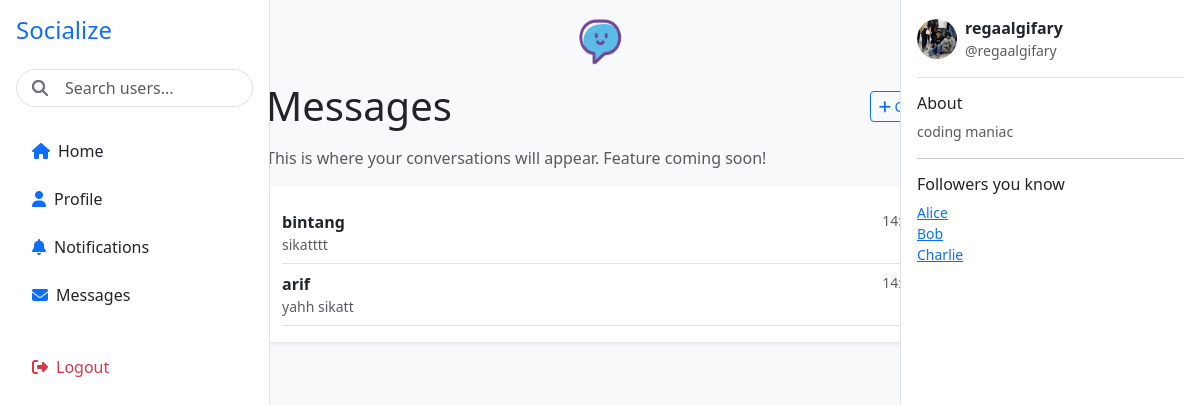
Screenshot of /messages.php (signed in) with the database file from the repository.
### tables this page shows
CREATE TABLE `users` (
  `id_user` int(26) NOT NULL,
  `username` text NOT NULL,
  `password` text NOT NULL,
  `email` text NOT NULL,
  `description` text DEFAULT NULL,
  `profile_pic` varchar(255) DEFAULT NULL,
  `banner_pic` varchar(255) DEFAULT NULL
);

### messages.php (the view, shortened to what this page needs)
<?php
$user_id = $_SESSION['user_id'];
$mysqli = new mysqli("localhost", "root", "", "socialize_db");
$stmt = $mysqli->prepare("SELECT username, email, profile_pic, banner_pic, description FROM users WHERE id_user = ?");
$stmt->bind_param("i", $user_id);
$stmt->execute();
$user_result = $stmt->get_result();
$user_data = $user_result->fetch_assoc();
$message_stmt = $mysqli->prepare("
    SELECT m1.sender_id, u.username, m1.message, m1.created_at
    FROM messages m1
    INNER JOIN (
        SELECT sender_id, MAX(created_at) as latest
        FROM messages
        WHERE receiver_id = ?
        GROUP BY sender_id
    ) m2 ON m1.sender_id = m2.sender_id AND m1.created_at = m2.latest
    INNER JOIN users u ON u.id_user = m1.sender_id
    ORDER BY m1.created_at DESC
");
$message_stmt->bind_param("i", $user_id);
$message_stmt->execute();
$inbox_result = $message_stmt->get_result();
?>
<!DOCTYPE html>
<html lang="en">
<head>
  <link href="https://cdn.jsdelivr.net/npm/bootstrap@5.3.2/dist/css/bootstrap.min.css" rel="stylesheet" />
  <link rel="stylesheet" href="https://cdnjs.cloudflare.com/ajax/libs/font-awesome/6.5.0/css/all.min.css" />
</head>
<body class="bg-light">
<div class="d-flex">
  <aside class="bg-white border-end p-3 d-none d-md-block sidebar-left">
    <h1 class="text-primary fs-4 mb-4">Socialize</h1>
    <div class="mb-4 position-relative">
      <form action="search_user.php" method="GET" class="position-relative mb-4">
        <input type="text" name="q" class="form-control ps-5 rounded-pill" placeholder="Search users..." required />
        <i class="fa fa-search position-absolute top-50 start-0 translate-middle-y ps-3 text-secondary"></i>
      </form>
      <i class="fa fa-search position-absolute top-50 start-0 translate-middle-y ps-3 text-secondary"></i>
    </div>
    <nav class="nav flex-column">
      <a href="index.php" class="nav-link text-dark mb-2"><i class="fa fa-home me-2 text-primary"></i>Home</a>
      <a href="profile.php" class="nav-link text-dark mb-2"><i class="fa fa-user me-2 text-primary"></i>Profile</a>
      <a href="notification.php" class="nav-link text-dark mb-2"><i class="fa fa-bell me-2 text-primary"></i>Notifications</a>
      <a href="messages.php" class="nav-link text-dark mb-2"><i class="fa fa-envelope me-2 text-primary"></i>Messages</a>
      <a href="logout.php" class="nav-link text-danger mt-4"><i class="fa fa-sign-out-alt me-2"></i>Logout</a>
    </nav>
  </aside>
  <main class="flex-fill content-main">
    <div class="text-center mb-3">
      <img src="gambar/sosial.png" alt="Socialize Logo" class="img-fluid" style="width: 50px; height: 50px;" />
    </div>
    <div class="d-flex justify-content-between align-items-center mb-3">
        <h1 class="mb-0">Messages</h1>
        <button class="btn btn-sm btn-outline-primary" data-bs-toggle="modal" data-bs-target="#newChatModal">
            <i class="fa fa-plus"></i> Chat
        </button>
    </div>
    <p class="text-muted">This is where your conversations will appear. Feature coming soon!</p>
    <div class="bg-white rounded shadow-sm p-3">
    <?php if ($inbox_result->num_rows > 0): ?>
        <?php while ($row = $inbox_result->fetch_assoc()): ?>
        <a href="chat.php?user_id=<?= $row['sender_id'] ?>" class="text-decoration-none text-dark">
            <div class="d-flex justify-content-between align-items-start border-bottom py-2">
            <div>
                <div class="fw-semibold"><?= htmlspecialchars($row['username']) ?></div>
                <div class="text-muted small"><?= htmlspecialchars(mb_strimwidth($row['message'], 0, 40, '...')) ?></div>
            </div>
            <div class="text-muted small"><?= date("H:i", strtotime($row['created_at'])) ?></div>
            </div>
        </a>
    <?php endwhile; ?>
  <?php else: ?>
    <p class="text-center text-muted mb-0">No messages yet.</p>
  <?php endif; ?>
</div>
  </main>
  <aside class="bg-white border-start p-3 d-none d-xl-block sidebar-right">
    <div class="d-flex align-items-center mb-3 border-bottom pb-3">
      <img src="<?= !empty($user_data['profile_pic']) ? htmlspecialchars($user_data['profile_pic']) : 'gambar/profile_pic.jpg' ?>" alt="User Avatar" class="rounded-circle me-2" width="40" height="40" />
      <div>
        <div class="fw-semibold"><?= htmlspecialchars($user_data['username']) ?></div>
        <div class="text-muted small">@<?= htmlspecialchars($user_data['username']) ?></div>
      </div>
    </div>
    <h6>About</h6>
    <p class="small text-muted"><?= nl2br(htmlspecialchars($user_data['description'] ?? 'No description')) ?></p>
    <hr />
    <h6>Followers you know</h6>
    <ul class="list-unstyled small">
      <li><a href="#">Alice</a></li>
      <li><a href="#">Bob</a></li>
      <li><a href="#">Charlie</a></li>
    </ul>
  </aside>
</div>
</body>
</html>

### messages.php (style rules this page uses)
@media (min-width: 768px) { .sidebar-left { position: fixed; top: 0; bottom: 0; overflow-y: auto; width: 270px; z-index: 1050; } }
@media (min-width: 768px) { .content-main { margin-left: 270px; } }
@media (min-width: 1200px) { .sidebar-right { position: fixed; top: 0; bottom: 0; right: 0; overflow-y: auto; width: 300px; } }
@media (min-width: 1200px) { .content-main { margin-right: 300px; } }
.content-main { max-width: 700px; margin-left: auto; margin-right: auto; padding: 1rem; }

### rows the page displays
users: profile_pic (picture), username "regaalgifary", description "coding maniac"

### other values shown
$row['username'] "bintang"
mb_strimwidth($row['message'], 0, 40, '...') "sikatttt"
$row['username'] "arif"
mb_strimwidth($row['message'], 0, 40, '...') "yahh sikatt"
